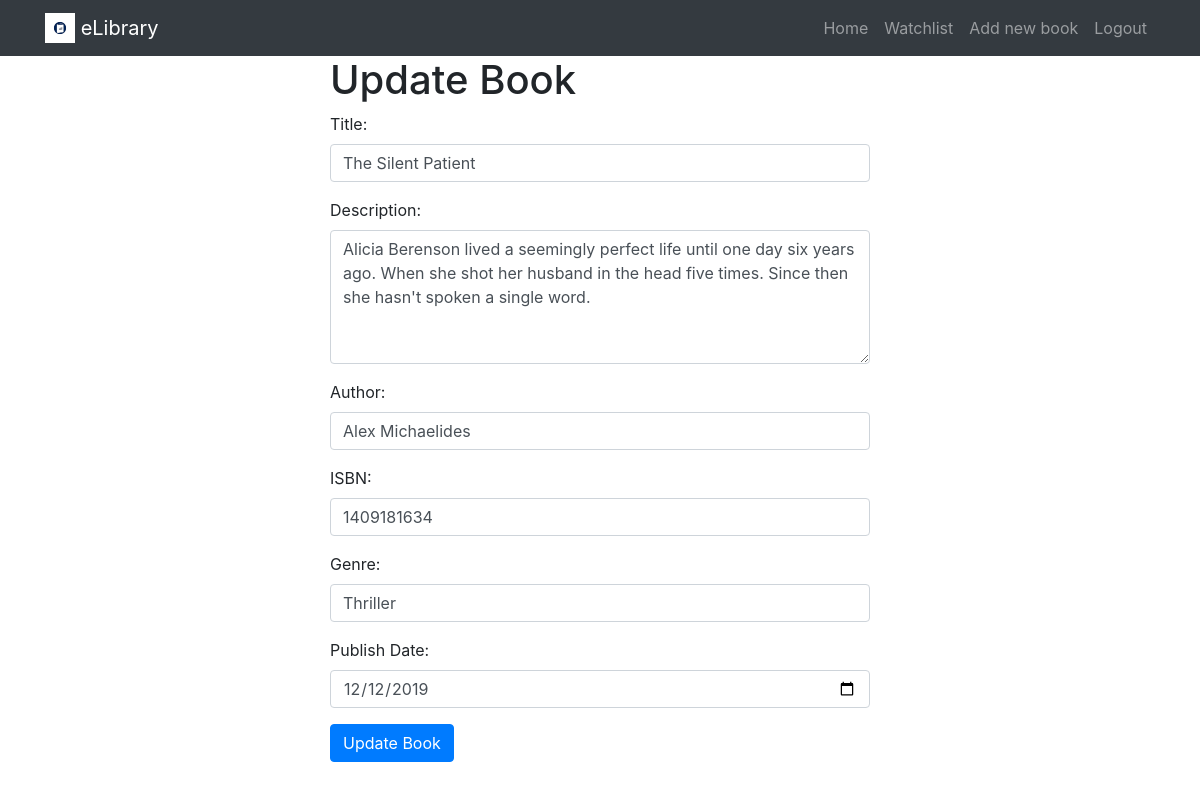
Screenshot of /eLibrary/book/The Silent Patient/update with the database file from the repository.
### eLibrary/models.py (models this page shows, shortened)
class Book(models.Model):
    title = models.CharField(max_length=100)
    author = models.CharField(max_length=100, default="Unknown")
    isbn = models.CharField(max_length=20, default="N/A")
    genre = models.CharField(max_length=50, default="Unknown")
    description = models.TextField(blank=True, null=True)
    publish_date = models.DateField()

### eLibrary/views.py (the view, shortened to what this page needs)
# urls.py: path('book/<str:book_title>/update', views.update_book, name="update_book"),   #update page view
def update_book(request, book_title):
    book = get_object_or_404(Book, title=book_title)
    return render(request, 'eLibrary/update_book.html', {
        'book': book
    })

### eLibrary/templates/eLibrary/update_book.html (shortened to what this page needs)
{% extends 'eLibrary/layout.html' %}
{% block body %}
<div class="container">
    <div class="row">
        <div class="col-md-6 offset-md-3">
            <h1>Update Book</h1>
            <form method="POST" action="{% url 'eLibrary:update_book' book.title %}">
                <div class="form-group">
                    <label for="title">Title:</label>
                    <input type="text" class="form-control" name="title" value="{{ book.title }}" required>
                </div>
                <div class="form-group">
                    <label for="description">Description:</label>
                    <textarea class="form-control" name="description" rows="5">{{ book.description }}</textarea>
                </div>
                <div class="form-group">
                    <label for="author">Author:</label>
                    <input type="text" class="form-control" name="author" value="{{ book.author }}" required>
                </div>
                <div class="form-group">
                    <label for="isbn">ISBN:</label>
                    <input type="text" class="form-control" name="isbn" value="{{ book.isbn }}" required>
                </div>
                <div class="form-group">
                    <label for="genre">Genre:</label>
                    <input type="text" class="form-control" name="genre" value="{{ book.genre }}" required>
                </div>
                <div class="form-group">
                    <label for="publish_date">Publish Date:</label>
                    <input type="date" class="form-control" name="publish_date" value="{{ book.publish_date|date:'Y-m-d' }}" required>
                </div>
                <button type="submit" class="btn btn-primary">Update Book</button>
            </form>
        </div>
    </div>
</div>
{% endblock %}

### rows the page displays
Book: title "The Silent Patient", description "Alicia Berenson lived a seemingly perfect life until one day six years ago. When she shot her husband in the head five times. Since then she hasn't spoken a single word.", author "Alex Michaelides", isbn "1409181634", genre "Thriller", publish_date "12/12/2019"
